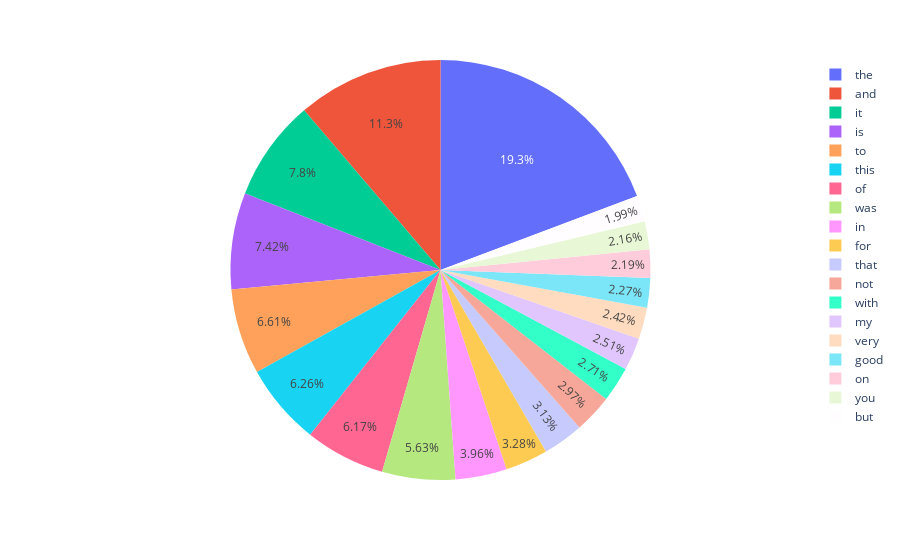

This figure's notebook cell:
### Markdown cell above
# 3rd Part
## a. Utilize new way to visualize
Show frequency of words with pie chart

### Code cell
df_freq = df_counts.sum(axis=0).to_frame(name="counts")
df_freq = df_freq.rename_axis("feature").reset_index()
df_todraw = df_freq.loc[df_freq["counts"]>200]

fig = px.pie(df_todraw, values="counts", names="feature")
fig.show();

### Figure 1 — Plotly figure (JSON) as saved in the notebook; plotly's stock layout.template omitted (floating-point values rounded to 4 significant figures)
{"data": [{"domain": {"x": [0, 1], "y": [0, 1]}, "hovertemplate": "feature=%{label}<br>counts=%{value}<extra></extra>", "labels": ["and", "but", "for", "good", "in", "is", "it", "my", "not", "of", "on", "that", "the", "this", "to", "very", "was", "with", "you"], "legendgroup": "", "name": "", "showlegend": true, "type": "pie", "values": [1138, 201, 332, 230, 400, 750, 789, 254, 300, 624, 221, 316, 1949, 633, 668, 245, 569, 274, 218]}], "layout": {"legend": {"tracegroupgap": 0}, "margin": {"t": 60}}}
